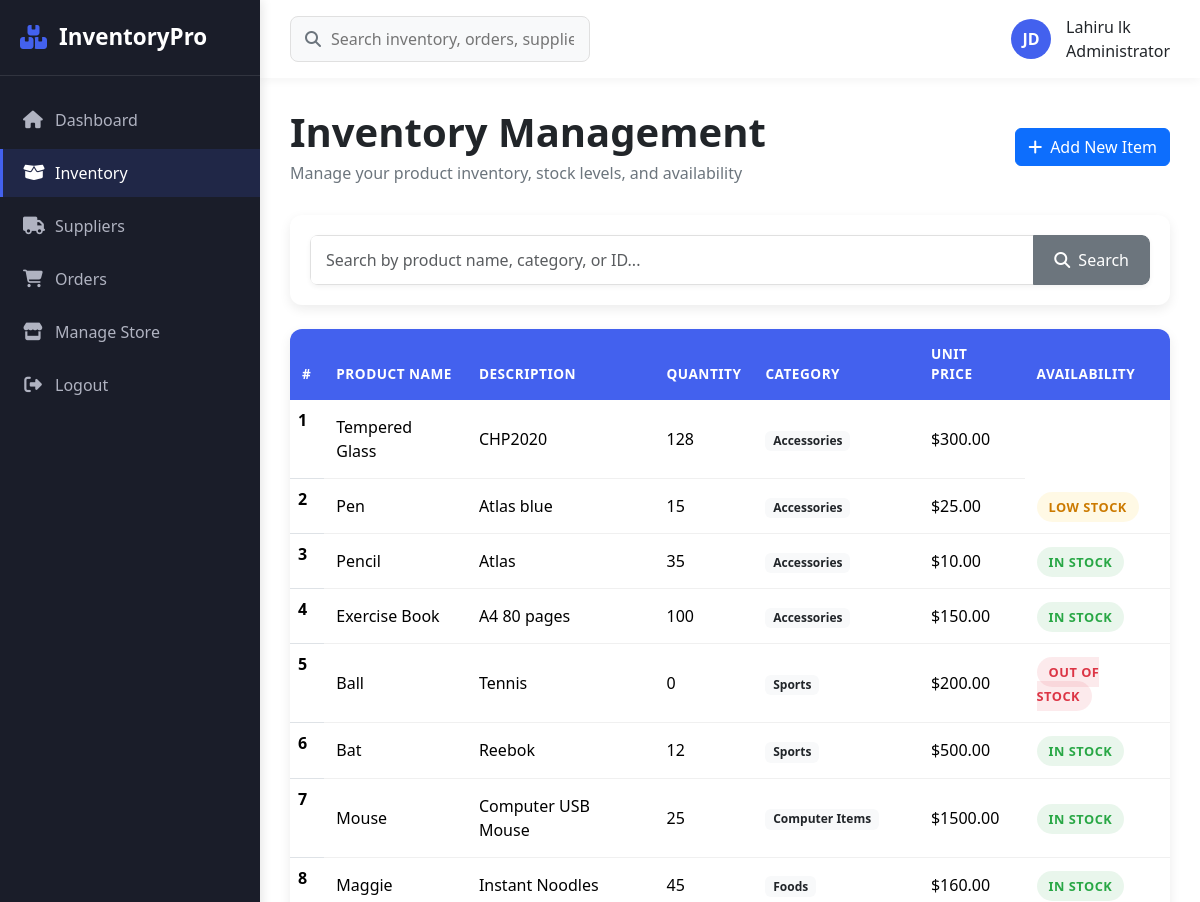
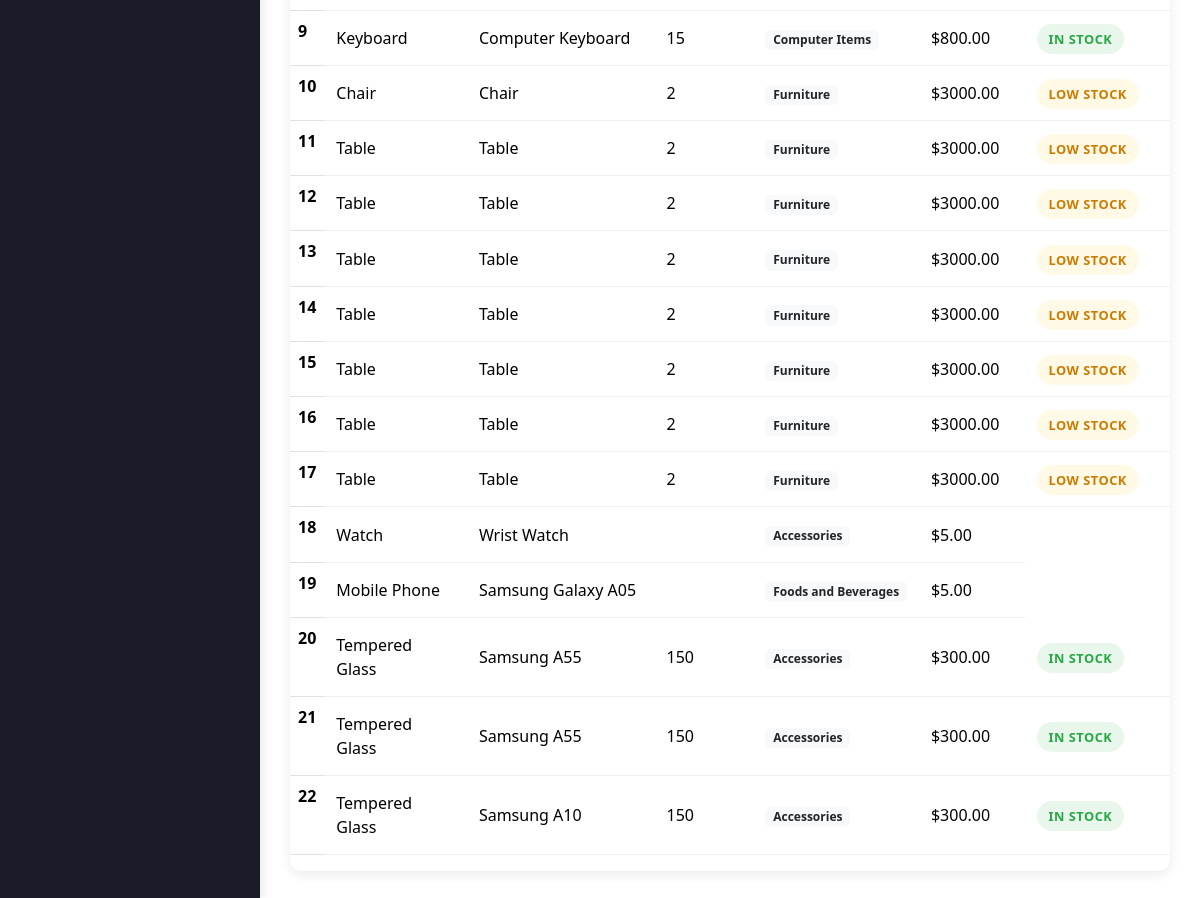
The page /inventory/inventory.php on the database its author committed (2 pictures, top to bottom).
### tables this page shows
CREATE TABLE `item` (
  `itemid` int(11) NOT NULL,
  `itemname` varchar(255) DEFAULT NULL,
  `description` text DEFAULT NULL,
  `category` varchar(255) DEFAULT NULL,
  `unitprice` decimal(10,2) DEFAULT NULL,
  `criticalvalue` int(11) DEFAULT NULL,
  `quantity` int(11) DEFAULT NULL,
  `availability` varchar(50) DEFAULT NULL
);

### inventory/inventory.php (the view, shortened to what this page needs)
<!DOCTYPE html>
<html lang="en">
<head>
    <link rel="stylesheet" href="../utils/inventory.css">
    <link href="https://cdn.jsdelivr.net/npm/bootstrap@5.3.3/dist/css/bootstrap.min.css" rel="stylesheet">
    <link rel="stylesheet" href="https://cdnjs.cloudflare.com/ajax/libs/font-awesome/6.4.0/css/all.min.css">
</head>
<body>
    <?php
    $dbcon = new DbConnector();
    $con = $dbcon->getConnection();
    ?>
    <div class="app-container">
        <div class="sidebar">
            <div class="sidebar-header">
                <i class="fas fa-boxes"></i>
                <h3>InventoryPro</h3>
            </div>
            <ul class="nav-menu">
                <li><a href="../index.php"><i class="fas fa-home"></i> Dashboard</a></li>
                <li><a href="inventory.php" class="active"><i class="fas fa-box-open"></i> Inventory</a></li>
                <li><a href="../supplier/suppliers.php"><i class="fas fa-truck"></i> Suppliers</a></li>
                <li><a href="../order/order.php"><i class="fas fa-shopping-cart"></i> Orders</a></li>
                <li><a href="../store/stores.php"><i class="fas fa-store"></i> Manage Store</a></li>
                <li><a href="#"><i class="fas fa-sign-out-alt"></i> Logout</a></li>
            </ul>
        </div>
        <div class="main-content">
            <div class="top-bar">
                <div class="search-bar">
                    <i class="fas fa-search"></i>
                    <input type="text" placeholder="Search inventory, orders, suppliers...">
                </div>
                <div class="user-info">
                    <div class="user-avatar">JD</div>
                    <div>
                    <div class="user-name">Lahiru lk</div>
                    <div class="user-role">Administrator</div>
                    </div>
                </div>
            </div>
            <div class="inventory-content">
                <div class="page-header">
                    <div>
                        <h1 class="page-title">Inventory Management</h1>
                        <p class="page-description">Manage your product inventory, stock levels, and availability</p>
                    </div>
                    <button type="button" class="btn btn-primary" data-bs-toggle="modal" data-bs-target="#staticBackdrop">
                        <i class="fas fa-plus me-2"></i>Add New Item
                    </button>
                </div>
                <div class="search-section">
                    <div class="search-row">
                        <div class="search-input">
                            <form action="" method="GET">
                                <div class="input-group">
                                    <input type="text" name="search" value="<?php
                                    if (isset($_GET['search'])) {
                                        echo $_GET['search'];
                                    }
                                    ?>" class="form-control" placeholder="Search by product name, category, or ID...">
                                    <button type="submit" class="btn btn-secondary">
                                        <i class="fas fa-search me-2"></i>Search
                                    </button>
                                </div>
                            </form>
                        </div>
                    </div>
                </div>
                <div class="table-container">
                    <div class="table-responsive">
                        <table class="table table-hover">
                            <thead>
                                <tr>
                                    <th scope="col">#</th>
                                    <th scope="col">Product Name</th>
                                    <th scope="col">Description</th>
                                    <th scope="col">Quantity</th>
                                    <th scope="col">Category</th>
                                    <th scope="col">Unit Price</th>
                                    <th scope="col">Availability</th>
                                </tr>
                            </thead>
                            <tbody>
                                <?php
                                if (isset($_GET['search']) && !empty($_GET['search'])) {
                                    $searched_values = $_GET['search'];
                                    $query_searched = "SELECT * FROM item WHERE CONCAT(itemid, itemname, quantity, category, unitprice, availability) LIKE '%$searched_values%'";
                                    try {
                                        $stmt = $con->query($query_searched);
                                        $result = $stmt->fetchAll(PDO::FETCH_OBJ);
                                        $index =1;
                                        foreach ($result as $item) {
                                            echo "<tr><th scope='row'>" .$index. "</th>";
                                            echo "<td>" . $item->itemname . "</td>";
                                            echo "<td>" . $item->description . "</td>";
                                            echo "<td>" . $item->quantity . "</td>";
                                            echo "<td><span class='badge bg-light text-dark'>" . $item->category . "</span></td>";
                                            echo "<td>$" . $item->unitprice . "</td>";
                                            $status = $item->availability;
                                            if ($status == "Low Stock") {
                                                echo "<td><span class='status-badge status-low-stock'>" . $item->availability . "</span></td></tr>";
                                            } else if ($status == "In Stock") {
                                                echo "<td><span class='status-badge status-in-stock'>" . $item->availability . "</span></td></tr>";
                                            } else if ($status == "Out of Stock") {
                                                echo "<td><span class='status-badge status-out-of-stock'>" . $item->availability . "</span></td></tr>";
                                            }
                                            $index++;
                                        }
                                    } catch (Exception $ex) {
                                        die('Error: ' . $ex->getMessage());
                                    }
                                } else {
                                    $query = "SELECT * FROM item";
                                    try {
                                        $stmt = $con->query($query);
                                        $result = $stmt->fetchAll(PDO::FETCH_OBJ);
                                        $index = 1;
                                        foreach ($result as $item) {
                                            echo "<tr><th scope='row'>" . $index . "</th>";
                                            echo "<td>" . $item->itemname . "</td>";
                                            echo "<td>" . $item->description . "</td>";
                                            echo "<td>" . $item->quantity . "</td>";
                                            echo "<td><span class='badge bg-light text-dark'>" . $item->category . "</span></td>";
                                            echo "<td>$" . $item->unitprice . "</td>";
                                            $status = $item->availability;
                                            if ($status == "Low Stock") {
                                                echo "<td><span class='status-badge status-low-stock'>" . $item->availability . "</span></td></tr>";
                                            } else if ($status == "In Stock") {
                                                echo "<td><span class='status-badge status-in-stock'>" . $item->availability . "</span></td></tr>";
                                            } else if ($status == "Out of Stock") {
                                                echo "<td><span class='status-badge status-out-of-stock'>" . $item->availability . "</span></td></tr>";
                                            }
                                            $index++;
                                        }
                                    } catch (Exception $ex) {
                                        die('Error: ' . $ex->getMessage());
                                    }
                                }
                                ?>
                            </tbody>
                        </table>
                    </div>
                </div>
            </div>
        </div>
    </div>
</body>
</html>

### utils/inventory.css (style rules this page uses)
:root { --primary: #4361ee; --secondary: #3f37c9; --success: #4cc9f0; --info: #4895ef; --warning: #f72585; --danger: #e63946; --light: #f8f9fa; --dark: #212529; --sidebar-bg: #1a1d29; --sidebar-text: #b0b3c1; --sidebar-active: #4361ee; --card-shadow: 0 4px 12px rgba(0, 0, 0, 0.08); --transition: all 0.3s ease; }
* { margin: 0; padding: 0; box-sizing: border-box; font-family: 'Segoe UI', Tahoma, Geneva, Verdana, sans-serif; }
body { background-color: #f5f7fb; color: #333; overflow-x: hidden; }
.app-container { display: flex; min-height: 100vh; }
.sidebar { width: 260px; background: var(--sidebar-bg); color: var(--sidebar-text); transition: var(--transition); box-shadow: 2px 0 10px rgba(0, 0, 0, 0.1); z-index: 100; }
.sidebar-header { padding: 24px 20px; border-bottom: 1px solid rgba(255, 255, 255, 0.1); display: flex; align-items: center; gap: 12px; }
.sidebar-header h3 { color: white; font-weight: 600; margin: 0; font-size: 1.4rem; }
.sidebar-header i { color: var(--primary); font-size: 1.5rem; }
.nav-menu { list-style: none; padding: 0; margin: 20px 0; }
.nav-menu li { margin-bottom: 5px; }
.nav-menu a { display: flex; align-items: center; padding: 12px 20px; color: var(--sidebar-text); text-decoration: none; transition: var(--transition); font-weight: 500; border-left: 3px solid transparent; }
.nav-menu a.active { background: rgba(67, 97, 238, 0.15); color: white; border-left-color: var(--primary); }
.nav-menu i { margin-right: 12px; width: 20px; text-align: center; font-size: 1.1rem; }
.main-content { flex: 1; display: flex; flex-direction: column; overflow: hidden; }
.top-bar { background: white; padding: 15px 30px; box-shadow: 0 2px 10px rgba(0, 0, 0, 0.05); display: flex; justify-content: space-between; align-items: center; z-index: 10; }
.search-bar { position: relative; width: 300px; }
.search-bar input { width: 100%; padding: 10px 15px 10px 40px; border-radius: 8px; border: 1px solid #e0e0e0; background: #f8f9fa; transition: var(--transition); }
.search-bar i { position: absolute; left: 15px; top: 50%; transform: translateY(-50%); color: #6c757d; }
.user-info { display: flex; align-items: center; gap: 15px; }
.user-avatar { width: 40px; height: 40px; border-radius: 50%; background: var(--primary); color: white; display: flex; align-items: center; justify-content: center; font-weight: bold; }
.inventory-content { padding: 30px; overflow-y: auto; flex: 1; }
.page-header { display: flex; justify-content: space-between; align-items: center; margin-bottom: 30px; }
.page-title { font-weight: 700; color: var(--dark); margin-bottom: 5px; }
.page-description { color: #6c757d; margin: 0; }
.btn-primary { background-color: var(--primary); border-color: var(--primary); padding: 10px 20px; border-radius: 8px; font-weight: 600; transition: var(--transition); }
.btn-secondary { background-color: #6c757d; border-color: #6c757d; padding: 10px 20px; border-radius: 8px; font-weight: 600; transition: var(--transition); }
.search-section { background: white; border-radius: 12px; padding: 20px; margin-bottom: 24px; box-shadow: var(--card-shadow); }
.search-row { display: flex; gap: 15px; align-items: flex-end; }
.search-input { flex: 1; }
.search-input .input-group { box-shadow: 0 2px 5px rgba(0, 0, 0, 0.05); border-radius: 8px; overflow: hidden; }
.search-input .form-control { border: 1px solid #e0e0e0; padding: 12px 15px; transition: var(--transition); }
.search-input .btn { border-radius: 0 8px 8px 0; padding: 12px 20px; }
.table-container { background: white; border-radius: 12px; overflow: hidden; box-shadow: var(--card-shadow); }
.table { margin-bottom: 0; }
.table thead th { background-color: var(--primary); color: white; border: none; padding: 15px 12px; font-weight: 600; text-transform: uppercase; font-size: 0.85rem; letter-spacing: 0.5px; }
.table tbody td { padding: 15px 12px; vertical-align: middle; border-color: #f0f0f0; }
.table tbody tr { transition: var(--transition); }
.status-badge { padding: 6px 12px; border-radius: 20px; font-size: 0.8rem; font-weight: 600; text-transform: uppercase; letter-spacing: 0.5px; }
.status-in-stock { background-color: rgba(40, 167, 69, 0.1); color: #28a745; }
.status-low-stock { background-color: rgba(255, 193, 7, 0.1); color: #cc7a00; }
.status-out-of-stock { background-color: rgba(220, 53, 69, 0.1); color: #dc3545; }
.form-control, .form-select { padding: 10px 15px; border: 1px solid #e0e0e0; border-radius: 8px; transition: var(--transition); }

### rows shown on the page
item: itemname "Tempered Glass", description "CHP2020", quantity "128", category "Accessories", unitprice "300.00"
item: itemname "Pen", description "Atlas blue", quantity "15", category "Accessories", unitprice "25.00", availability "LOW STOCK"
item: itemname "Pencil", description "Atlas", quantity "35", category "Accessories", unitprice "10.00", availability "IN STOCK"
item: itemname "Exercise Book", description "A4 80 pages", quantity "100", category "Accessories", unitprice "150.00", availability "IN STOCK"
item: itemname "Ball", description "Tennis", quantity "0", category "Sports", unitprice "200.00", availability "OUT OF STOCK"
item: itemname "Bat", description "Reebok", quantity "12", category "Sports", unitprice "500.00", availability "IN STOCK"
item: itemname "Mouse", description "Computer USB Mouse", quantity "25", category "Computer Items", unitprice "1500.00", availability "IN STOCK"
item: itemname "Maggie", description "Instant Noodles", quantity "45", category "Foods", unitprice "160.00", availability "IN STOCK"
item: itemname "Keyboard", description "Computer Keyboard", quantity "15", category "Computer Items", unitprice "800.00", availability "IN STOCK"
item: itemname "Chair", description "Chair", quantity "2", category "Furniture", unitprice "3000.00", availability "LOW STOCK"
item: itemname "Table", description "Table", quantity "2", category "Furniture", unitprice "3000.00", availability "LOW STOCK"
item: itemname "Table", description "Table", quantity "2", category "Furniture", unitprice "3000.00", availability "LOW STOCK"
item: itemname "Table", description "Table", quantity "2", category "Furniture", unitprice "3000.00", availability "LOW STOCK"
item: itemname "Table", description "Table", quantity "2", category "Furniture", unitprice "3000.00", availability "LOW STOCK"
item: itemname "Table", description "Table", quantity "2", category "Furniture", unitprice "3000.00", availability "LOW STOCK"
item: itemname "Table", description "Table", quantity "2", category "Furniture", unitprice "3000.00", availability "LOW STOCK"
item: itemname "Table", description "Table", quantity "2", category "Furniture", unitprice "3000.00", availability "LOW STOCK"
item: itemname "Watch", description "Wrist Watch", category "Accessories", unitprice "5.00"
item: itemname "Mobile Phone", description "Samsung Galaxy A05", category "Foods and Beverages", unitprice "5.00"
item: itemname "Tempered Glass", description "Samsung A55", quantity "150", category "Accessories", unitprice "300.00", availability "IN STOCK"
item: itemname "Tempered Glass", description "Samsung A55", quantity "150", category "Accessories", unitprice "300.00", availability "IN STOCK"
item: itemname "Tempered Glass", description "Samsung A10", quantity "150", category "Accessories", unitprice "300.00", availability "IN STOCK"
